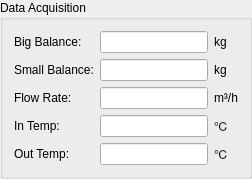
      <widget class="QGroupBox" name="groupBox_3">
       <property name="sizePolicy">
        <sizepolicy hsizetype="Preferred" vsizetype="Preferred">
         <horstretch>0</horstretch>
         <verstretch>0</verstretch>
        </sizepolicy>
       </property>
       <property name="title">
        <string>Data Acquisition</string>
       </property>
       <layout class="QGridLayout" name="gridLayout_6">
        <item row="0" column="0">
         <widget class="QLabel" name="label_8">
          <property name="text">
           <string>Big Balance:</string>
          </property>
         </widget>
        </item>
        <item row="0" column="1">
         <widget class="QLineEdit" name="lnEditBigBalance">
          <property name="sizePolicy">
           <sizepolicy hsizetype="Preferred" vsizetype="Fixed">
            <horstretch>0</horstretch>
            <verstretch>0</verstretch>
           </sizepolicy>
          </property>
          <property name="readOnly">
           <bool>true</bool>
          </property>
         </widget>
        </item>
        <item row="0" column="2">
         <widget class="QLabel" name="label_13">
          <property name="text">
           <string>kg</string>
          </property>
         </widget>
        </item>
        <item row="1" column="0">
         <widget class="QLabel" name="label_9">
          <property name="text">
           <string>Small Balance:</string>
          </property>
         </widget>
        </item>
        <item row="1" column="1">
         <widget class="QLineEdit" name="lnEditSmallBalance">
          <property name="sizePolicy">
           <sizepolicy hsizetype="Preferred" vsizetype="Fixed">
            <horstretch>0</horstretch>
            <verstretch>0</verstretch>
           </sizepolicy>
          </property>
          <property name="readOnly">
           <bool>true</bool>
          </property>
         </widget>
        </item>
        <item row="1" column="2">
         <widget class="QLabel" name="label_14">
          <property name="text">
           <string>kg</string>
          </property>
         </widget>
        </item>
        <item row="2" column="0">
         <widget class="QLabel" name="label_10">
          <property name="text">
           <string>Flow Rate:</string>
          </property>
         </widget>
        </item>
        <item row="2" column="1">
         <widget class="QLineEdit" name="lnEditFlowRate">
          <property name="sizePolicy">
           <sizepolicy hsizetype="Preferred" vsizetype="Fixed">
            <horstretch>0</horstretch>
            <verstretch>0</verstretch>
           </sizepolicy>
          </property>
          <property name="readOnly">
           <bool>false</bool>
          </property>
         </widget>
        </item>
        <item row="2" column="2">
         <widget class="QLabel" name="label_15">
          <property name="text">
           <string>m³/h</string>
          </property>
         </widget>
        </item>
        <item row="3" column="0">
         <widget class="QLabel" name="label_11">
          <property name="text">
           <string>In Temp:</string>
          </property>
         </widget>
        </item>
        <item row="3" column="1">
         <widget class="QLineEdit" name="lnEditTempIn">
          <property name="sizePolicy">
           <sizepolicy hsizetype="Preferred" vsizetype="Fixed">
            <horstretch>0</horstretch>
            <verstretch>0</verstretch>
           </sizepolicy>
          </property>
          <property name="readOnly">
           <bool>true</bool>
          </property>
         </widget>
        </item>
        <item row="3" column="2">
         <widget class="QLabel" name="label_16">
          <property name="text">
           <string>℃</string>
          </property>
         </widget>
        </item>
        <item row="4" column="0">
         <widget class="QLabel" name="label_12">
          <property name="text">
           <string>Out Temp:</string>
          </property>
         </widget>
        </item>
        <item row="4" column="1">
         <widget class="QLineEdit" name="lnEditTempOut">
          <property name="sizePolicy">
           <sizepolicy hsizetype="Preferred" vsizetype="Fixed">
            <horstretch>0</horstretch>
            <verstretch>0</verstretch>
           </sizepolicy>
          </property>
          <property name="readOnly">
           <bool>true</bool>
          </property>
         </widget>
        </item>
        <item row="4" column="2">
         <widget class="QLabel" name="label_17">
          <property name="text">
           <string>℃</string>
          </property>
         </widget>
        </item>
       </layout>
      </widget>
